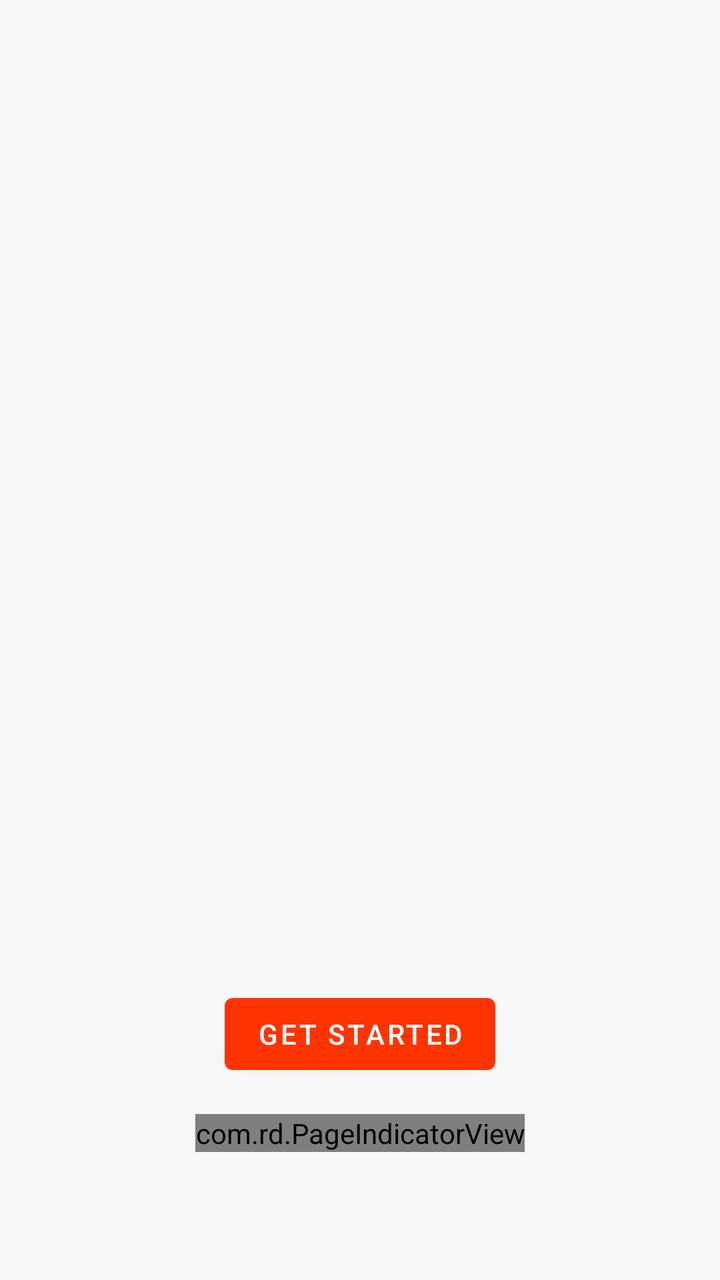
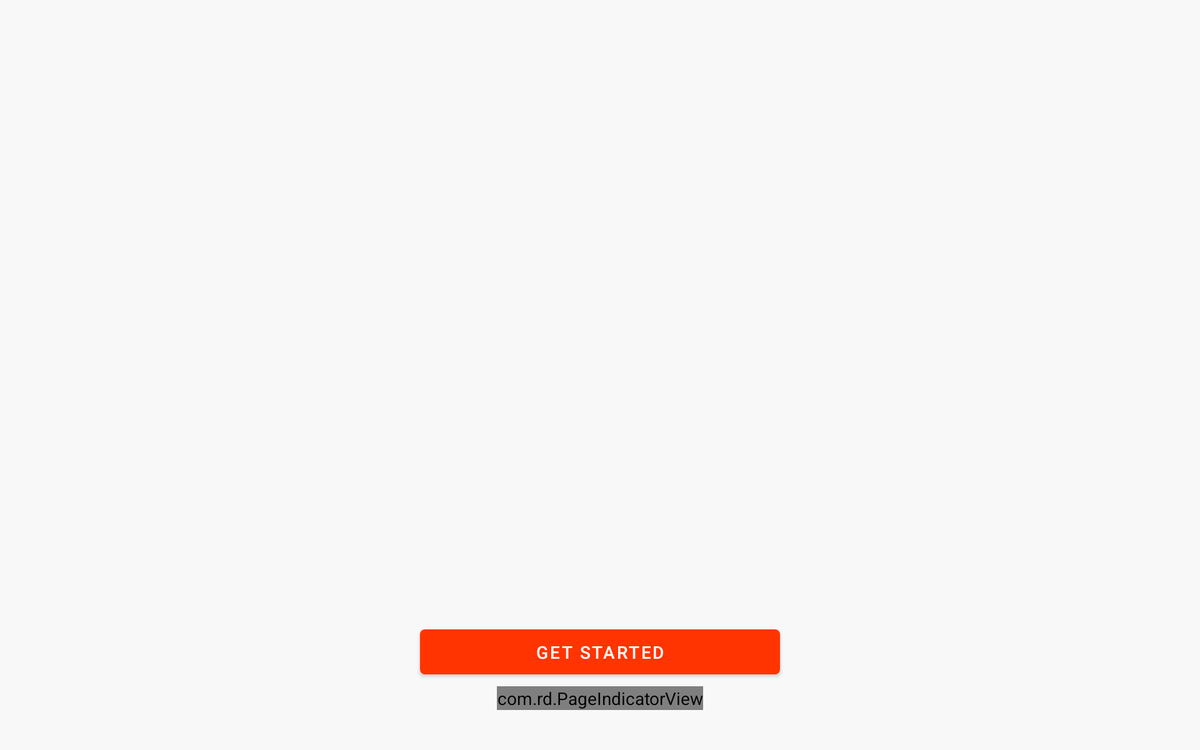

An Android layout and its configuration variant, each rendered on a device that would load it. The default file and the variant file are quoted in full after the pictures.
<!-- AndroidManifest.xml: application theme Theme.Notes -->
<!-- res/layout/fragment_onboarding.xml -->
<?xml version="1.0" encoding="utf-8"?>
<androidx.constraintlayout.widget.ConstraintLayout xmlns:android="http://schemas.android.com/apk/res/android"
    xmlns:app="http://schemas.android.com/apk/res-auto"
    xmlns:tools="http://schemas.android.com/tools"
    android:layout_width="match_parent"
    android:layout_height="match_parent"
    android:background="?attr/backgroundColor"
    tools:context=".ui.OnboardingFragment">

    <androidx.viewpager2.widget.ViewPager2
        android:id="@+id/view_pager"
        android:layout_width="0dp"
        android:layout_height="0dp"
        android:layout_marginTop="16dp"
        android:layout_marginBottom="16dp"
        app:layout_constraintBottom_toTopOf="@+id/btn_get_started"
        app:layout_constraintEnd_toEndOf="parent"
        app:layout_constraintStart_toStartOf="parent"
        app:layout_constraintTop_toTopOf="parent" />

    <com.google.android.material.button.MaterialButton
        android:id="@+id/btn_get_started"
        style="@style/Widget.Notes.Button"
        android:layout_width="wrap_content"
        android:layout_height="wrap_content"
        android:layout_marginBottom="16dp"
        android:text="@string/get_started"
        app:layout_constraintBottom_toTopOf="@+id/indicator"
        app:layout_constraintEnd_toEndOf="parent"
        app:layout_constraintStart_toStartOf="parent" />

    <com.rd.PageIndicatorView
        android:id="@+id/indicator"
        android:layout_width="wrap_content"
        android:layout_height="wrap_content"
        android:layout_marginBottom="64dp"
        android:background="@android:color/transparent"
        app:layout_constraintBottom_toBottomOf="parent"
        app:layout_constraintEnd_toEndOf="@+id/btn_get_started"
        app:layout_constraintStart_toStartOf="@+id/btn_get_started"
        app:piv_animationType="worm"
        app:piv_count="4"
        app:piv_dynamicCount="true"
        app:piv_interactiveAnimation="true"
        app:piv_padding="6dp"
        app:piv_selectedColor="?attr/colorAccent"
        app:piv_unselectedColor="@color/colorPrimaryDarkTheme"
        app:piv_viewPager="@id/view_pager" />
</androidx.constraintlayout.widget.ConstraintLayout>
<!-- resources referenced by this layout -->
<resources>
  <color name="colorPrimaryDarkTheme">#232D37</color>
  <string name="get_started">Get Started</string>
  <style name="Widget.Notes.Button" parent="Widget.MaterialComponents.Button">
          <item name="android:textColor">@color/white</item>
          <item name="backgroundTint">@color/colorAccent</item>
      </style>
  <style name="Theme.Notes" parent="Theme.MaterialComponents.Light.NoActionBar">
          
          <item name="colorPrimary">@color/colorPrimary</item>
          <item name="colorPrimaryDark">@color/colorPrimaryDark</item>
          <item name="colorAccent">@color/colorAccent</item>
          
  
  
          
          <item name="cardBackgroundColor">@color/cardBackgroundColor</item>
          <item name="tabTextColor">@color/colorPrimaryDarkTheme</item>
          <item name="backgroundColor">@color/backgroundColor</item>
          <item name="iconTint">@color/iconTint</item>
          <item name="tabIconTint">@color/customAlertDialogBackgroundColor</item>
      </style>
  <color name="white">#FFFFFFFF</color>
  <color name="colorAccent">@color/colorPrimary</color>
  <color name="colorPrimary">#FF3400</color>
  <color name="colorPrimaryDark">#E32E00</color>
  <color name="cardBackgroundColor">@color/white</color>
  <color name="backgroundColor">@color/midWhite</color>
  <color name="iconTint">@color/colorAccent</color>
  <color name="customAlertDialogBackgroundColor">@color/white</color>
  <color name="midWhite">#F8F8F8</color>
</resources>
<!-- res/layout-sw600dp-land/fragment_onboarding.xml (the repository's variant of the layout above) -->
<!-- drawn on a 7-inch tablet turned sideways -->
<?xml version="1.0" encoding="utf-8"?>
<androidx.constraintlayout.widget.ConstraintLayout xmlns:android="http://schemas.android.com/apk/res/android"
    xmlns:app="http://schemas.android.com/apk/res-auto"
    xmlns:tools="http://schemas.android.com/tools"
    android:layout_width="match_parent"
    android:layout_height="match_parent"
    android:background="?attr/backgroundColor"
    tools:context=".view.OnboardingFragment">

    <androidx.viewpager2.widget.ViewPager2
        android:id="@+id/view_pager"
        android:layout_width="0dp"
        android:layout_height="0dp"
        android:layout_marginTop="32dp"
        android:layout_marginBottom="32dp"
        app:layout_constraintBottom_toTopOf="@+id/btn_get_started"
        app:layout_constraintEnd_toEndOf="parent"
        app:layout_constraintStart_toStartOf="parent"
        app:layout_constraintTop_toTopOf="parent" />

    <com.google.android.material.button.MaterialButton
        android:id="@+id/btn_get_started"
        style="@style/Widget.Notes.Button"
        android:layout_width="0dp"
        android:layout_height="wrap_content"
        android:layout_marginBottom="16dp"
        android:text="@string/get_started"
        app:layout_constraintBottom_toTopOf="@+id/indicator"
        app:layout_constraintEnd_toStartOf="@+id/guideline4"
        app:layout_constraintStart_toStartOf="@+id/guideline3"
        app:layout_constraintTop_toTopOf="@+id/guideline6" />

    <com.rd.PageIndicatorView
        android:id="@+id/indicator"
        android:layout_width="wrap_content"
        android:layout_height="wrap_content"
        android:layout_marginBottom="32dp"
        android:background="@android:color/transparent"
        app:layout_constraintBottom_toBottomOf="parent"
        app:layout_constraintEnd_toEndOf="parent"
        app:layout_constraintStart_toStartOf="parent"
        app:piv_animationType="worm"
        app:piv_count="4"
        app:piv_dynamicCount="true"
        app:piv_interactiveAnimation="true"
        app:piv_padding="6dp"
        app:piv_selectedColor="@color/accent"
        app:piv_unselectedColor="@android:color/darker_gray"
        app:piv_viewPager="@id/view_pager" />

    <androidx.constraintlayout.widget.Guideline
        android:id="@+id/guideline3"
        android:layout_width="wrap_content"
        android:layout_height="wrap_content"
        android:orientation="vertical"
        app:layout_constraintGuide_percent="0.35" />

    <androidx.constraintlayout.widget.Guideline
        android:id="@+id/guideline4"
        android:layout_width="wrap_content"
        android:layout_height="wrap_content"
        android:orientation="vertical"
        app:layout_constraintGuide_percent="0.65" />

    <androidx.constraintlayout.widget.Guideline
        android:id="@+id/guideline6"
        android:layout_width="wrap_content"
        android:layout_height="wrap_content"
        android:orientation="horizontal"
        app:layout_constraintGuide_percent="0.85" />

</androidx.constraintlayout.widget.ConstraintLayout>
<!-- resources referenced by the variant -->
<!-- as a 7-inch tablet turned sideways resolves them -->
<resources>
  <color name="accent">#FF3400</color>
  <string name="get_started">Get Started</string>
  <style name="Widget.Notes.Button" parent="Widget.MaterialComponents.Button">
          <item name="android:textColor">@color/white</item>
          <item name="backgroundTint">@color/colorAccent</item>
      </style>
  <style name="Theme.Notes" parent="Theme.MaterialComponents.Light.NoActionBar">
          
          <item name="colorPrimary">@color/colorPrimary</item>
          <item name="colorPrimaryDark">@color/colorPrimaryDark</item>
          <item name="colorAccent">@color/colorAccent</item>
          
  
  
          
          <item name="cardBackgroundColor">@color/cardBackgroundColor</item>
          <item name="tabTextColor">@color/colorPrimaryDarkTheme</item>
          <item name="backgroundColor">@color/backgroundColor</item>
          <item name="iconTint">@color/iconTint</item>
          <item name="tabIconTint">@color/customAlertDialogBackgroundColor</item>
      </style>
  <color name="white">#FFFFFFFF</color>
  <color name="colorAccent">@color/colorPrimary</color>
  <color name="colorPrimary">#FF3400</color>
  <color name="colorPrimaryDark">#E32E00</color>
  <color name="cardBackgroundColor">@color/white</color>
  <color name="colorPrimaryDarkTheme">#232D37</color>
  <color name="backgroundColor">@color/midWhite</color>
  <color name="iconTint">@color/colorAccent</color>
  <color name="customAlertDialogBackgroundColor">@color/white</color>
  <color name="midWhite">#F8F8F8</color>
</resources>
